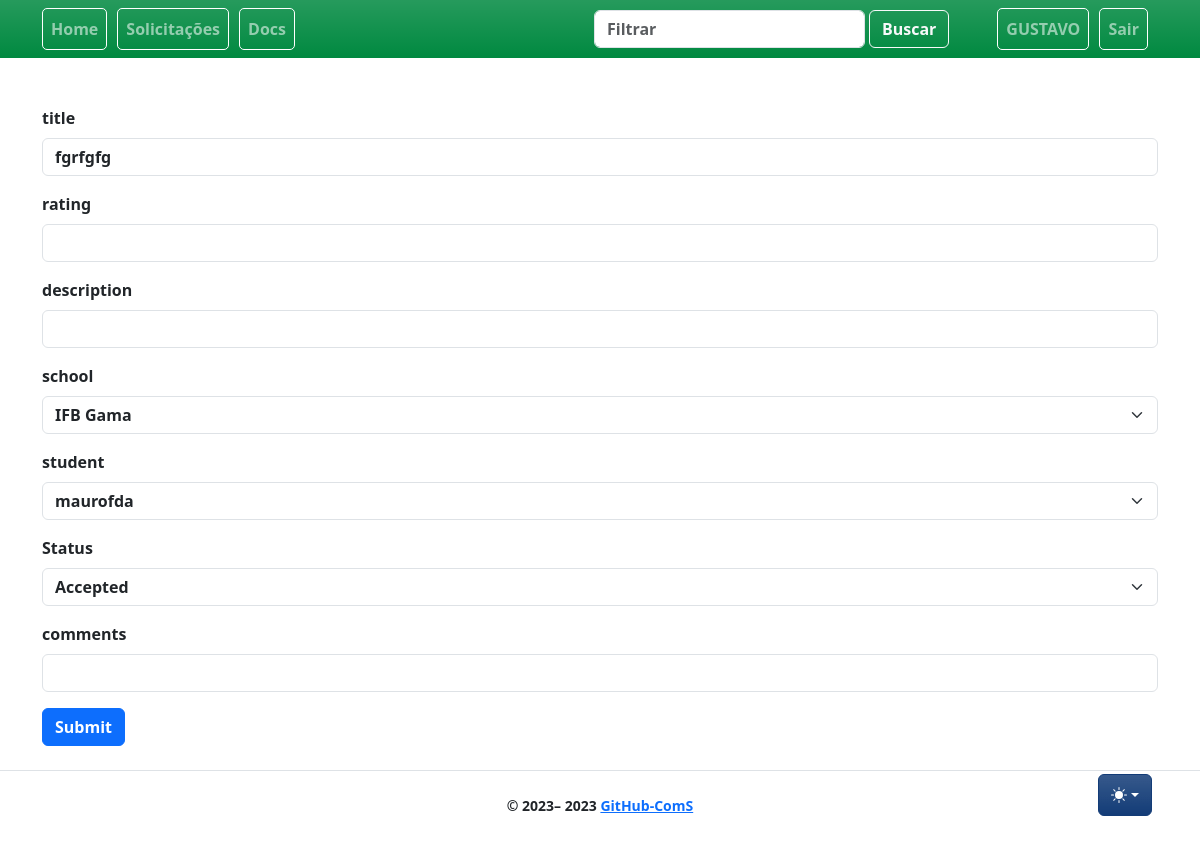
Before: /solicitations/5/edit (signed in) with the older database file.
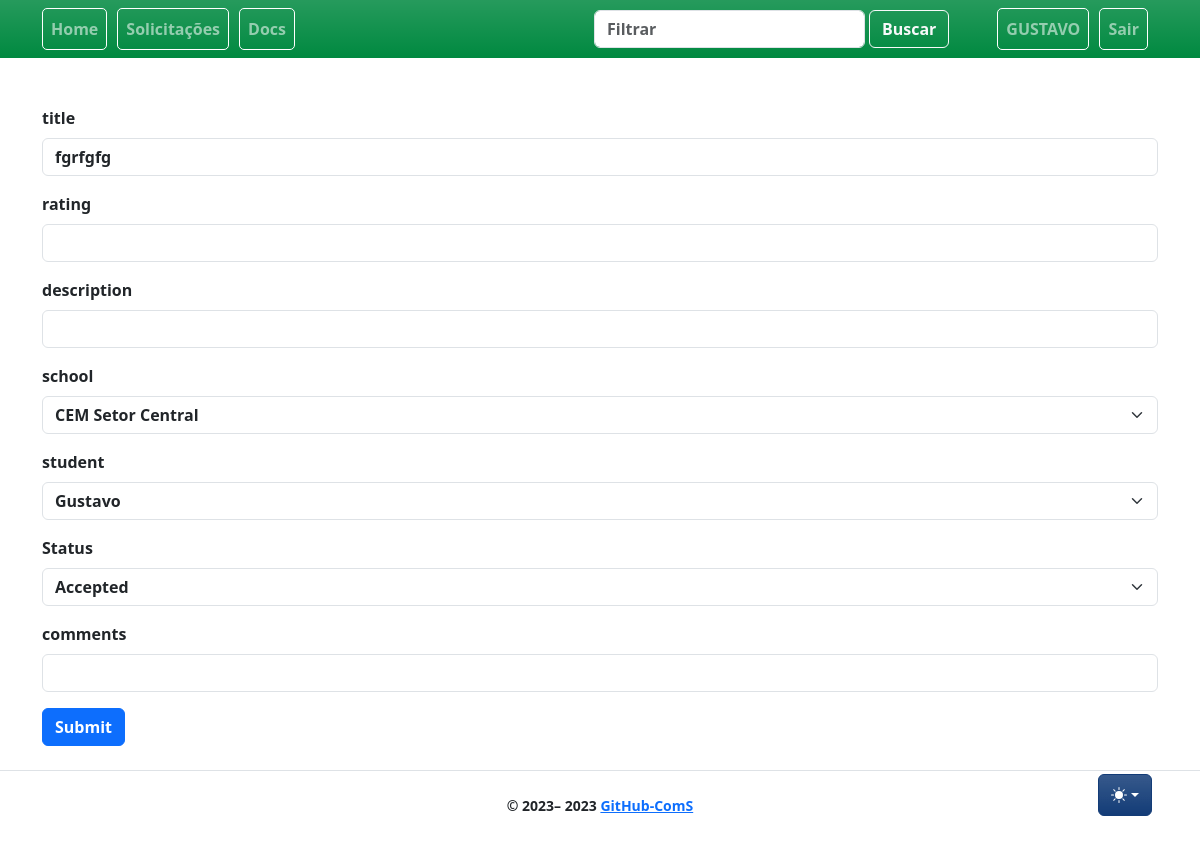
After: the same page with the newer database file.
### app/models/solicitation.py (models this page shows, shortened)
class Solicitation(db.Model):
    __tablename__ = "solicitation"
    id = db.Column(db.Integer, primary_key=True)
    title = db.Column(db.String)
    rating = db.Column(db.String(6))
    comments = db.Column(db.String)
    active = db.Column(db.Boolean, default=True)
    student_id = db.Column(db.Integer, db.ForeignKey("user.id"), nullable=False)
    student = db.relationship("User", backref="solicitation", foreign_keys=[student_id], lazy=True)
    school_id = db.Column(db.Integer, db.ForeignKey("school.id"), nullable=False)
    school = db.relationship("School", backref="solicitation", foreign_keys=[school_id])
    start_date = db.Column(db.DateTime)
    end_date = db.Column(db.DateTime)
    created_at = db.Column(db.DateTime, nullable=False, default=func.now())
    updated_at = db.Column(
        db.DateTime, nullable=False, default=func.now(), onupdate=func.now()
    )

### app/controllers/solicitations_controllers.py (the view)
@bp.route("/<int:id>/edit", methods=["GET"])
def edit(id):
    solicitation = db.get_or_404(Solicitation, id)
    userform = EditForm(formdata=request.form, obj=solicitation)
    userform.student_id.choices = [(user.id, user.username) for user in User.query.filter_by(is_student=True).all()]
    userform.school_id.choices = [(school.id, school.title) for school in School.query.all()]
    return render_template(_j.edit, form=userform, **properties)

### app/controllers/solicitations_controllers.py
class EditForm(FlaskForm):
    title = StringField("title", validators=[InputRequired()])
    rating = StringField("rating")
    description = StringField("description")
    school_id = SelectField("school", choices=[], validators=[InputRequired()])
    student_id = SelectField("student", choices=[], validators=[InputRequired()])
    status = SelectField("Status", choices=[(True, 'Accepted'), (False, 'Rejected'), (False, 'Needs send docs)')], coerce=bool)
    comments = StringField("comments")
    submit = SubmitField("Submit")

### app/auth/loaders.py (called while the page is built)
@login_manager.user_loader
def load_user(user_id):
    return User.query.get(int(user_id))

### app/templates/solicitations/edit.jinja2 (shortened to what this page needs)
{% extends 'base.jinja2' %}
{% from 'bootstrap5/form.html' import render_form %}
{% block content %}
{{ render_form(form) }}
{% endblock %}

Changed rows visible on the page:
changed Solicitation "fgrfgfg": school_id "IFB Gama" → "CEM Setor Central"; student_id "maurofda" → "Gustavo"
